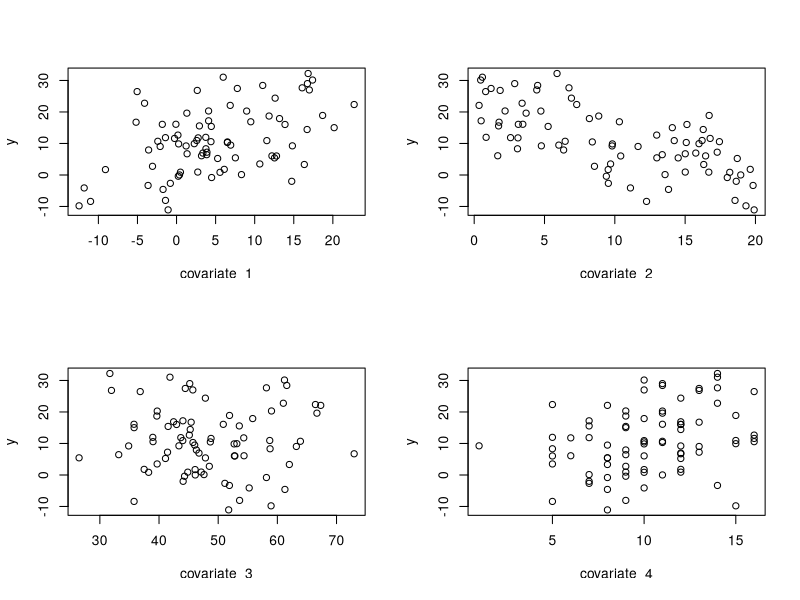
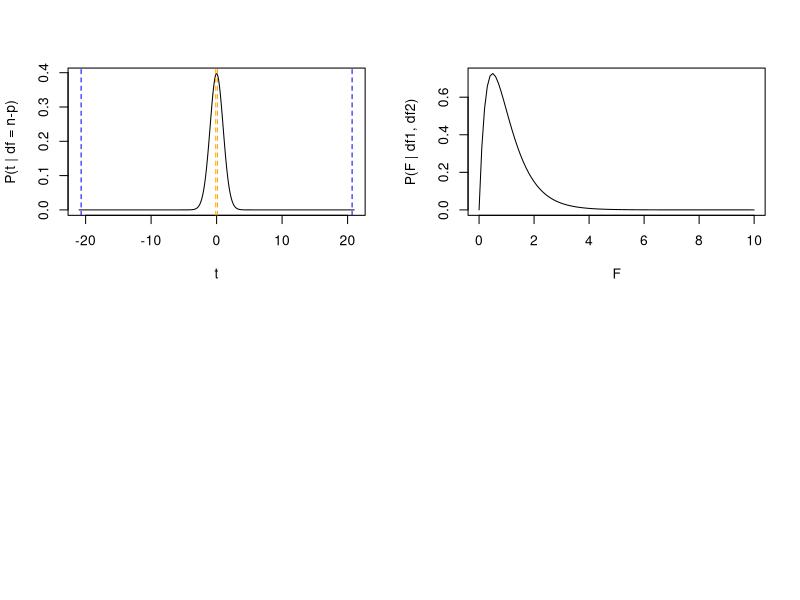

Reproduce these figures in R, in order.
## ---- chunk 1
n = 80
n_covariate = 4
p = n_covariate + 1

betas = vector("numeric", length = p)
xmat = matrix(0, nrow = n, ncol = p)
sigma = 2.25

# Column for intercept
xmat[,1] = 1

# Generate the covariate data randomly:
set.seed(5)
xmat[,2] = rnorm(n, mean = 5, sd = 8)
xmat[,3] = runif(n, min = 0, max = 20)
xmat[,4] = rchisq(n, df = 50)
xmat[,5] = rpois(n, lambda = 10)

# Set the betas:
betas[1] = 1.0
betas[2] = 0.75
betas[3] = -1.2
betas[4] = 0.0
betas[5] = 1.8

# Calculate the observed 'y', adding residual error
y = xmat %*% betas + rnorm(n, mean = 0, sd = sigma)

par(mfrow=c(2,2))
for(i in 2:p){
    plot(y ~ xmat[,i],
         xlab = paste("covariate ", i-1))
}

# Create a data.frame
my_df = data.frame(y, xmat[,2:5])
head(my_df)

# Run the model, report the summary
m1 = lm(y ~ 1 + X1 + X2 + X3 + X4, data = my_df)
m1_summary = summary(m1)
m1_summary
## ---- chunk 2
## Calculate SE(betas) - We did this in the OLS chapter
est_sigma = summary(m1)$sigma
xtx_inv = solve(crossprod(xmat))
varcov_betas = xtx_inv*est_sigma^2
se_betas = sqrt(diag(varcov_betas))

# Degrees of freedom
t_df = n-p

# extract coef and SE
# for X1 and X3
coef_x1 = coef(m1)[2]
se_beta_x1 = se_betas[2]

coef_x3 = coef(m1)[4]
se_beta_x3 = se_betas[4]

# Calculate t_i
t_x1 = (coef_x1 - 0)/se_beta_x1
t_x3 = (coef_x3 - 0)/se_beta_x3


# Calculate P(t > |t_i|) = 1 - P(t <= |t_i|)
# abs() calculates absolute value
p_x1 = 1 - pt(abs(t_x1), df = t_df)
p_x3 = 1 - pt(abs(t_x3), df = t_df)

# Create a table
t_table = cbind(
    rbind(t_x1, t_x3),
    rbind(p_x1*2, p_x3*2) #Multiply by 2 for two-tailed test
)
colnames(t_table) = c("t value", "Pr(>|t|)")
rownames(t_table) = c("X1", "X3")
t_table

# Compare to summary of lm()
## We're extracting just the relevant rows and columns
## from the summary table 
m1_summary$coefficients[c(2,4), 3:4]
## ---- chunk 3
tseq = seq(-21, 21, by = 0.1)
prob_tseq = dt(tseq, df = t_df)

plot(prob_tseq ~ tseq, type = "l",
     xlab = "t", ylab = "P(t | df = n-p)")
abline(v = c(-1,1)*t_x1, lty = 2, col = "blue")
abline(v = c(-1,1)*t_x3, lty = 2, col = "orange")

## ---- chunk 4
m_null = lm(y~1)
coef(m_null)
mean(y)
## ---- chunk 5
# Extract the residuals (errors)
resid_null = m_null$residuals
resid_full = m1$residuals

# Sum of Square Errors (SSE)
sse_null = crossprod(resid_null)
sse_full = crossprod(resid_full)

# degrees of freedom
df_null = n-1
df_full = n-p

# Calculate F_stat
f_stat = ((sse_null - sse_full)/(df_null - df_full)) / (sse_full/df_full)
f_stat

# Degrees of freedom for the F distribution:
df_numerator = df_null - df_full
df_denominator = df_full
df_numerator
df_denominator

# Compare this to the lm() output:
m1_summary$fstatistic

# Visualize the associated F distribution
fseq = seq(0, 10, by = 0.1)
p_fseq = df(fseq,
            df1 = df_numerator,
            df2 = df_denominator)
plot(p_fseq ~ fseq, type = "l",
     xlab = "F", ylab = "P(F | df1, df2)")
## ---- chunk 6
#P(F > f_stat) = 1 - P(F <= f_stat)
p_f_m1 = 1 - pf(f_stat,
                df1 = df_numerator,
                df2 = df_denominator)
p_f_m1
## ---- chunk 7
r2 = 1 - sse_full/sse_null
r2

# Compared to the lm() output
m1_summary$r.squared
## ---- chunk 8
# Run a model that does not include input variable X2
m2 = lm(y ~ 1 + X1 + X3 + X4, data = my_df)
m2_summary = summary(m2)
# Extract the R^2
m2_summary$r.squared
## ---- chunk 9
adjusted_r2 = 1 - (n-1)/(n-p) + (n-1)/(n-p)*r2
adjusted_r2

# Compared to lm() output
m1_summary$adj.r.squared
